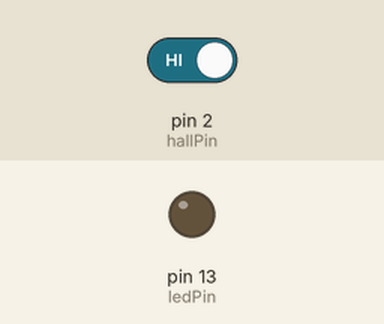
The sketch below on a simulated Arduino Uno, built with avr-gcc and run on an emulated ATmega328P. Parts: output pins drawn as LEDs (lit = HIGH). The test bench sets the inputs (shaded band); at power-on: pin 2 (hallPin) HIGH.

Above: at 1.2 s.
1.3 s: pin 2 (hallPin) driven LOW
At 2.5 s:
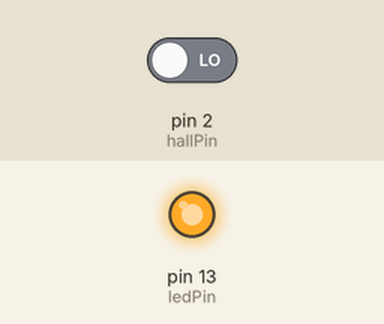
2.8 s: pin 2 (hallPin) driven HIGH
At 3.7 s:
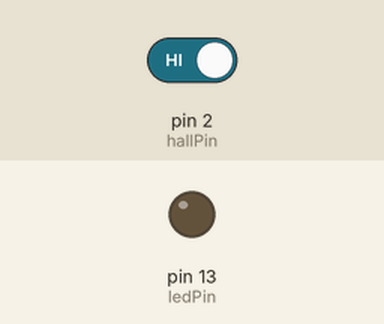
Timing chart, 0 to 5.8 s (numbered marks = the images above; inputs shaded):
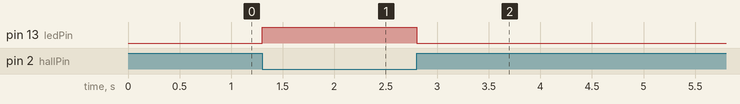

The sketch:

hall_effect_sensor.ino
```cpp
const int hallPin = 2;     // the number of the hall effect sensor pin
const int ledPin =  13;     // the number of the LED pin
// variables will change:
int hallState = 0;          // variable for reading the hall sensor status

void setup() {
  // initialize the LED pin as an output:
  pinMode(ledPin, OUTPUT);
  // initialize the hall effect sensor pin as an input:
  pinMode(hallPin, INPUT);
}

void loop(){
  // read the state of the hall effect sensor:
  hallState = digitalRead(hallPin);

  if (hallState == LOW) {
    // turn LED on:
    digitalWrite(ledPin, HIGH);
  }
  else {
    // turn LED off:
    digitalWrite(ledPin, LOW);
  }
}
```

Measured:
- after the input at 1.3 s, pin 13 (ledPin): LOW → HIGH at once
- after the input at 2.8 s, pin 13 (ledPin): HIGH → LOW at once
